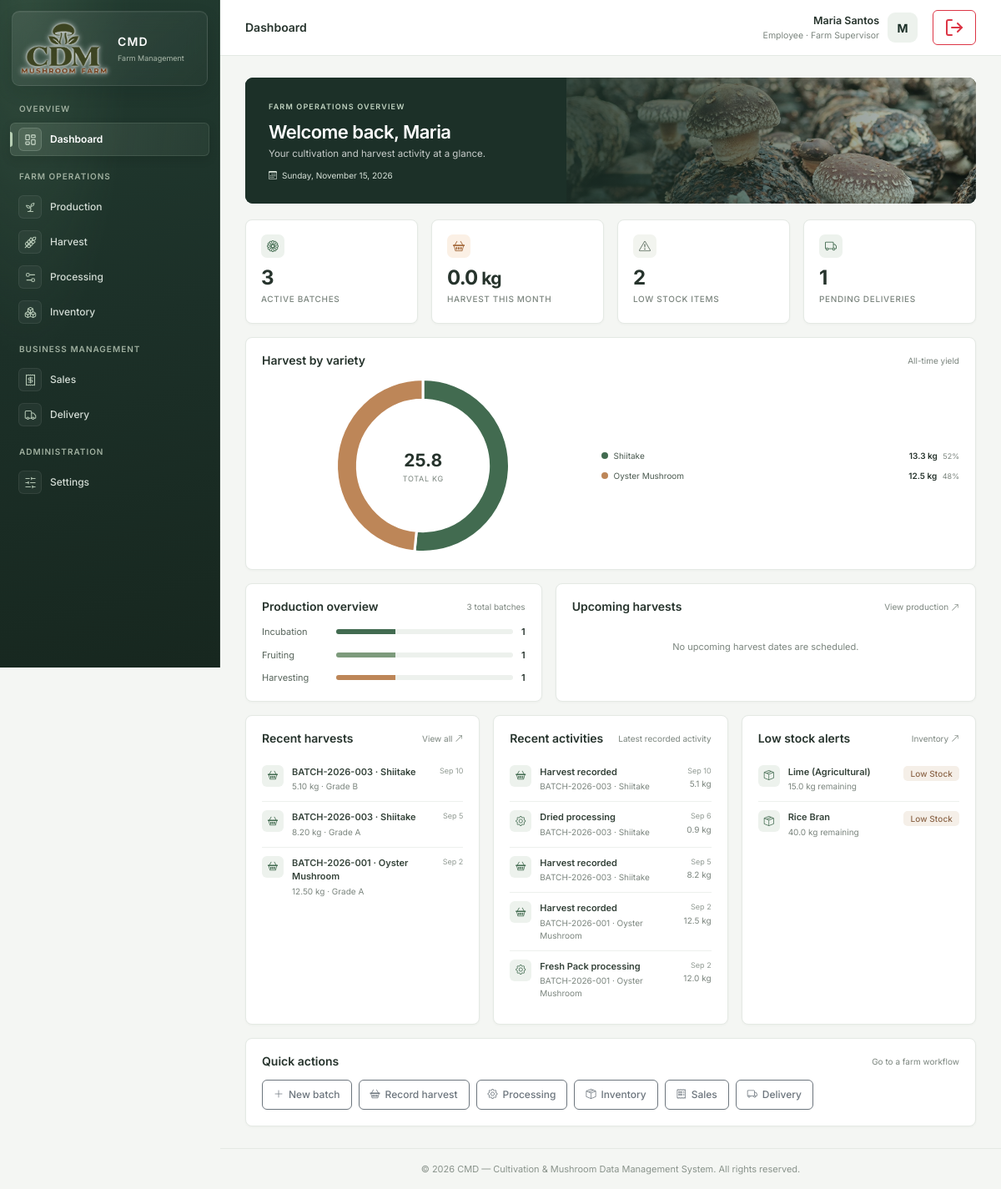
The page /dashboard (signed in) on the database its author committed.
### tables this page shows
CREATE TABLE harvest (
    harvest_id      INT AUTO_INCREMENT PRIMARY KEY,
    production_id   INT NOT NULL,
    harvest_date    DATE NOT NULL,
    weight_kg       DECIMAL(10,2) NOT NULL DEFAULT 0,
    grade           ENUM('A','B','C','Reject') NOT NULL DEFAULT 'A',
    harvested_by    INT,
    notes           TEXT,
    created_at      TIMESTAMP DEFAULT CURRENT_TIMESTAMP,
    FOREIGN KEY (production_id) REFERENCES production(production_id) ON DELETE CASCADE,
    FOREIGN KEY (harvested_by) REFERENCES employees(employee_id) ON DELETE SET NULL
);

CREATE TABLE production (
    production_id       INT AUTO_INCREMENT PRIMARY KEY,
    batch_code           VARCHAR(30) NOT NULL UNIQUE,
    mushroom_variety      VARCHAR(50) NOT NULL DEFAULT 'Oyster Mushroom',
    substrate_type        VARCHAR(50),
    bag_quantity           INT NOT NULL DEFAULT 0,
    inoculation_date       DATE NOT NULL,
    expected_harvest_date  DATE,
    growing_location        VARCHAR(100),
    responsible_employee_id INT,
    status                 ENUM('Incubation','Fruiting','Harvesting','Completed','Failed') NOT NULL DEFAULT 'Incubation',
    notes                   TEXT,
    created_at              TIMESTAMP DEFAULT CURRENT_TIMESTAMP,
    updated_at              TIMESTAMP DEFAULT CURRENT_TIMESTAMP ON UPDATE CURRENT_TIMESTAMP,
    FOREIGN KEY (responsible_employee_id) REFERENCES employees(employee_id) ON DELETE SET NULL
);

CREATE TABLE inventory (
    inventory_id    INT AUTO_INCREMENT PRIMARY KEY,
    item_name       VARCHAR(100) NOT NULL,
    category        ENUM('Substrate','Spawn','Packaging','Equipment','Supplies','Other') NOT NULL DEFAULT 'Other',
    quantity        DECIMAL(10,2) NOT NULL DEFAULT 0,
    unit            VARCHAR(20)  NOT NULL DEFAULT 'kg',
    reorder_level   DECIMAL(10,2) NOT NULL DEFAULT 0,
    unit_cost       DECIMAL(10,2) NOT NULL DEFAULT 0,
    supplier        VARCHAR(100),
    last_restocked  DATE,
    status          ENUM('In Stock','Low Stock','Out of Stock') NOT NULL DEFAULT 'In Stock',
    created_at      TIMESTAMP DEFAULT CURRENT_TIMESTAMP,
    updated_at      TIMESTAMP DEFAULT CURRENT_TIMESTAMP ON UPDATE CURRENT_TIMESTAMP
);

### app/views/dashboard/index.php (the view, shortened to what the rows shown need)
<?php
$firstName = explode(' ', $_SESSION['employee_name'] ?? 'User')[0];
$harvestRows = array_values(array_filter($harvestByVariety, static function ($row) {
    return (float) $row['total_kg'] > 0;
}));
$harvestColors = ['#426B50', '#BD8658', '#78947B', '#A9BDA7', '#6E7D73', '#C7A17E'];
?>
<section class="dashboard-welcome">
    <div class="dashboard-welcome-content">
        <h2>Welcome back, <?= e($firstName) ?></h2>
    </div>
</section>
<div class="row g-3 mb-3">
    <div class="col-lg-4">
        <section class="card-panel h-100" aria-labelledby="recent-harvests-heading">
            <?php if (!empty($recentHarvests)): ?>
                <div class="activity-list">
                    <?php foreach ($recentHarvests as $harvest): ?>
                        <div class="activity-row">
                            <span class="activity-mark"><i class="bi bi-basket2" aria-hidden="true"></i></span>
                            <div class="activity-copy">
                                <div class="activity-title"><?= e($harvest['batch_code']) ?> · <?= e($harvest['mushroom_variety']) ?></div>
                                <div class="activity-detail"><?= number_format((float) $harvest['weight_kg'], 2) ?> kg · Grade <?= e($harvest['grade']) ?></div>
                            </div>
                            <span class="activity-date"><?= niceDate($harvest['harvest_date'], 'M j') ?></span>
                        </div>
                    <?php endforeach; ?>
                </div>
            <?php else: ?>
                <div class="dashboard-empty">No harvest records yet.</div>
            <?php endif; ?>
        </section>
    </div>
    <div class="col-lg-4">
        <section class="card-panel h-100" aria-labelledby="low-stock-heading">
            <?php if (!empty($lowStockItems)): ?>
                <div class="activity-list">
                    <?php foreach ($lowStockItems as $item): ?>
                        <div class="activity-row">
                            <span class="activity-mark"><i class="bi bi-box-seam" aria-hidden="true"></i></span>
                            <div class="activity-copy">
                                <div class="activity-title"><?= e($item['item_name']) ?></div>
                                <div class="activity-detail"><?= number_format((float) $item['quantity'], 1) ?> <?= e($item['unit']) ?> remaining</div>
                            </div>
                            <span><?= statusBadge($item['status']) ?></span>
                        </div>
                    <?php endforeach; ?>
                </div>
            <?php else: ?>
                <div class="dashboard-empty">No low-stock items at this time.</div>
            <?php endif; ?>
        </section>
    </div>
</div>
<script>
const harvestLabels = <?= json_encode(array_column($harvestRows, 'mushroom_variety'), JSON_HEX_TAG | JSON_HEX_APOS | JSON_HEX_AMP | JSON_HEX_QUOT) ?>;
const harvestValues = <?= json_encode(array_map('floatval', array_column($harvestRows, 'total_kg'))) ?>;
const harvestColors = <?= json_encode(array_slice(array_merge($harvestColors, $harvestColors), 0, count($harvestRows))) ?>;
const harvestCanvas = document.getElementById('harvestVarietyChart');
if (harvestCanvas) {
    new Chart(harvestCanvas, {
        type: 'doughnut',
        data: {
            labels: harvestLabels,
            datasets: [{
                data: harvestValues,
                backgroundColor: harvestColors,
                borderColor: '#ffffff',
                borderWidth: 3,
                hoverOffset: 3
            }]
        },
        options: {
            responsive: true,
            maintainAspectRatio: false,
            cutout: '76%',
            plugins: { legend: { display: false }, tooltip: { callbacks: { label: function (context) {
                const total = context.dataset.data.reduce((sum, value) => sum + value, 0);
                const value = Number(context.raw);
                const share = total > 0 ? (value / total * 100).toFixed(1) : '0.0';
                return ' ' + value.toFixed(1) + ' kg (' + share + '%)';
            } } } }
        }
    });
}
<?php if ($isOwner): ?>
const salesLabels = <?= json_encode(array_column($salesTrend, 'label'), JSON_HEX_TAG | JSON_HEX_APOS | JSON_HEX_AMP | JSON_HEX_QUOT) ?>;
const salesData = <?= json_encode(array_map('floatval', array_column($salesTrend, 'total'))) ?>;
const salesCanvas = document.getElementById('salesTrendChart');
if (salesCanvas) {
    new Chart(salesCanvas, {
        type: 'line',
        data: {
            labels: salesLabels,
            datasets: [{
                label: 'Sales',
                data: salesData,
                borderColor: '#426B50',
                backgroundColor: 'rgba(66,107,80,.08)',
                fill: true,
                tension: .3,
                pointRadius: 2,
                pointHoverRadius: 4,
                borderWidth: 2
            }]
        },
        options: {
            responsive: true,
            maintainAspectRatio: false,
            plugins: { legend: { display: false } },
            scales: {
                x: { grid: { display: false }, border: { display: false } },
                y: { beginAtZero: true, border: { display: false }, grid: { color: '#edf0ed' }, ticks: { maxTicksLimit: 5 } }
            }
        }
    });
}
<?php endif; ?>
</script>

### app/helpers.php (shortened to what the rows shown need)
<?php
function e($value): string
{
    return htmlspecialchars((string)($value ?? ''), ENT_QUOTES, 'UTF-8');
}
function niceDate($date, string $format = 'M d, Y'): string
{
    $ts = is_numeric($date) ? $date : strtotime($date);
    return date($format, $ts);
}
function statusBadge(string $status): string
{
    $map = [
        'active' => 'success', 'inactive' => 'secondary',
        'In Stock' => 'success', 'Low Stock' => 'warning', 'Out of Stock' => 'danger',
        'Incubation' => 'info', 'Fruiting' => 'primary', 'Harvesting' => 'warning',
        'Completed' => 'success', 'Failed' => 'danger',
        'Paid' => 'success', 'Pending' => 'warning', 'Partial' => 'info',
        'Delivered' => 'success', 'In Transit' => 'primary', 'Cancelled' => 'danger',
        'In Progress' => 'warning',
        'A' => 'success', 'B' => 'info', 'C' => 'warning', 'Reject' => 'danger',
    ];
    $color = $map[$status] ?? 'secondary';
    return '<span class="badge status-badge status-badge-' . $color . '">' . e($status) . '</span>';
}

### rows shown on the page
harvest: production.batch_code "BATCH-2026-003", production.mushroom_variety "Shiitake", weight_kg "5.10", grade "B", harvest_date "Sep 10"
harvest: production.batch_code "BATCH-2026-003", production.mushroom_variety "Shiitake", weight_kg "8.20", grade "A", harvest_date "Sep 5"
harvest: production.batch_code "BATCH-2026-001", production.mushroom_variety "Oyster Mushroom", weight_kg "12.50", grade "A", harvest_date "Sep 2"
inventory: item_name "Lime (Agricultural)", quantity "15.0", unit "kg", status "Low Stock"
inventory: item_name "Rice Bran", quantity "40.0", unit "kg", status "Low Stock"

### other values the page prints
$pageTitle "Dashboard"
$_SESSION['employee_name'] "Maria Santos"
$_SESSION['position'] "Farm Supervisor"
substr($_SESSION['employee_name'] ?? 'U', 0, 1) "M"
$firstName "Maria"
$activeBatches "3"
$totalHarvest "0.0"
$lowStockCount "2"
$pendingDeliveries "1"
$row['mushroom_variety'] "Shiitake"
$row['total_kg'] "13.3"
$percentage "52"
$row['mushroom_variety'] "Oyster Mushroom"
$row['total_kg'] "12.5"
$percentage "48"
